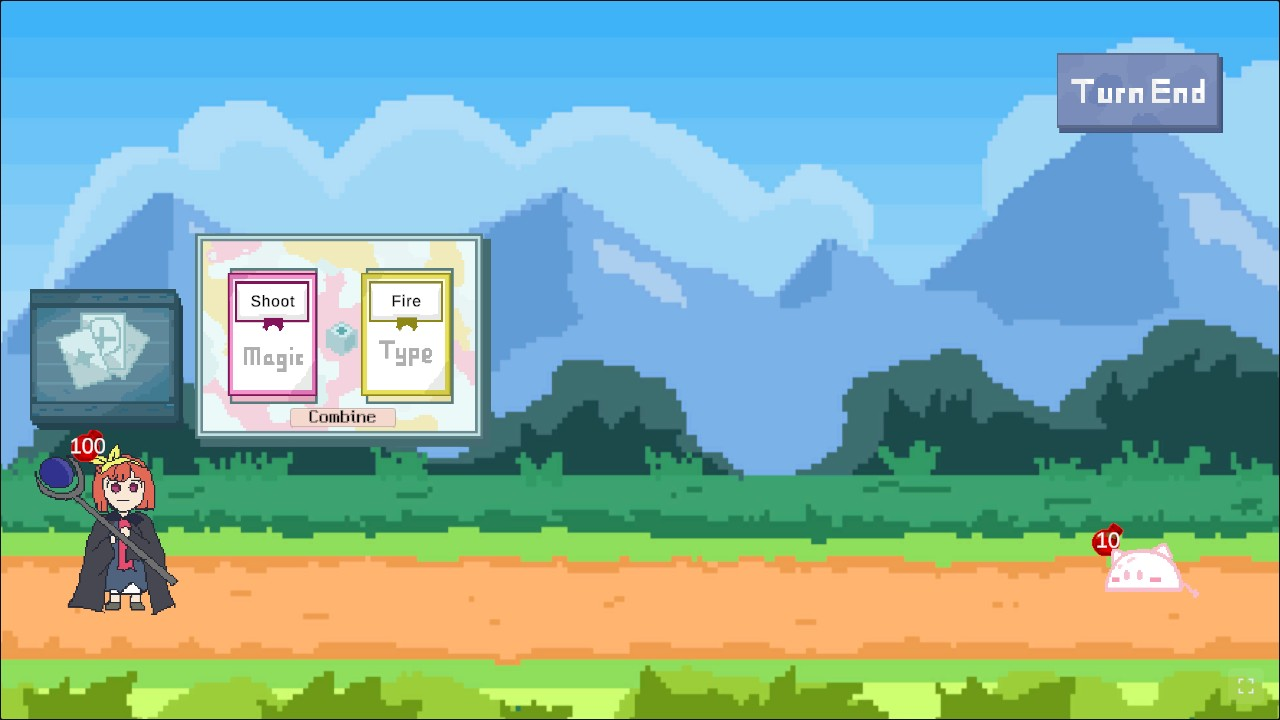
#> input picture docs/images/combat.jpg, 1280 x 720 px
$ python -i rock.py   (imports and definitions only)
#> lines starting #> are read from the running program, lines starting #| are printed output that depends on the picture
### docs/design/spell-effects/common.py
"""마법 이펙트 시트의 공용 규칙: 프레임 크기, 시트 저장, 미리보기.

픽셀 크기: 슬라임 스프라이트의 한 픽셀은 화면에서 약 0.039 unit 이다.
Shoot·Drop·Hit 프레임은 128px 를 PPU 128 로 가져와 prefab scale 5 에서 5 unit,
Explode 프레임은 256px 를 PPU 256 으로 가져와 prefab scale 10 에서 10 unit 이 된다.
두 경우 모두 한 픽셀이 0.039 unit 이라 슬라임과 픽셀 크기가 같다.
"""
from __future__ import annotations

from pathlib import Path

from PIL import Image

REPO_ROOT = Path(__file__).resolve().parents[3]
ART_ROOT = REPO_ROOT / "Assets" / "Art" / "Combat" / "Spells"
PREVIEW_ROOT = Path(__file__).resolve().parent / "previews"

# 시트 종류별 프레임 크기와 프레임 수. build_unity_assets.py 도 이 값을 읽는다.
SHEET_SPECS = {
    # 오른쪽(+x)으로 날아가는 발사체. 반복 재생.
    "Shoot": {"frame": 128, "count": 4, "fps": 12, "loop": True},
    # 아래(-y)로 떨어지는 발사체. 반복 재생.
    "Drop": {"frame": 128, "count": 4, "fps": 12, "loop": True},
    # Shoot·Drop 이 적에게 닿은 자리에서 터지는 모양. 0.5 초 뒤 오브젝트가 사라진다.
    "Hit": {"frame": 128, "count": 6, "fps": 12, "loop": False},
    # 적 발밑에서 솟는 광역 마법. 0.5 초 뒤 오브젝트가 사라진다.
    "Explode": {"frame": 256, "count": 6, "fps": 12, "loop": False},
}

# Explode 프레임에서 지면이 놓이는 행. 프레임 중심이 월드 y=0 에 놓이고 적은
# y≈-3.3 에 서 있으므로, 위에서 218 행(월드 y≈-3.5)을 지면으로 쓴다.
EXPLODE_GROUND_ROW = 218

# 미리보기용 전투 화면: 1280x720, orthographic size 5 라서 1 unit 이 72px 이다.
COMBAT_SCREENSHOT = REPO_ROOT / "docs" / "images" / "combat.jpg"
SCREEN_PIXELS_PER_UNIT = 72
SPRITE_UNITS = {"Shoot": 5, "Drop": 5, "Hit": 5, "Explode": 10}


def new_frame(size: int) -> Image.Image:
    return Image.new("RGBA", (size, size), (0, 0, 0, 0))


# [69 lines left out: functions save_sheet, sheet_frame, _combat_scene, write_preview, not called in this run]

### docs/design/spell-effects/rock.py
"""바위 마법 시트 4장(RockShoot, RockDrop, RockHit, RockExplode)을 그린다."""
from __future__ import annotations

import math
import sys
from pathlib import Path

sys.path.insert(0, str(Path(__file__).parent))
import common  # noqa: E402
from PIL import Image  # noqa: E402
from common import DARK, HIGHLIGHT, LIGHT, MID, OUTLINE  # noqa: E402

# [1 line that did not run here, left out]
ELEMENT = "Rock"


# ---------------------------------------------------------------- helpers
# [34 lines left out: functions shade, mass, not called in this run]


def rotate(points, cx, cy, angle):
    c, s = math.cos(angle), math.sin(angle)
    return [(cx + (x - cx) * c - (y - cy) * s, cy + (x - cx) * s + (y - cy) * c) for x, y in points]


# [17 lines left out: functions blob, dust_group, not called in this run]


def dust(frame, x, y, r, alpha=190):
    """부드러운 먼지 구름 한 개. LIGHT 면에 HIGHLIGHT 로브, MID 외곽선, 명암·금 없음."""
    dust_group(frame, [(x, y, r)], alpha)


# [5 lines left out: function pebble, not called in this run]


# ---------------------------------------------------------------- Shoot
# 180도 대칭 바위. 프레임마다 45도씩 돌아 4프레임에 한 바퀴 반(=대칭 한 주기)을 돈다.
BOULDER = [26, 23, 25, 27, 24, 22, 26, 23, 25, 27, 24, 22, 26, 23, 25, 27]
BOULDER = BOULDER[:8] + BOULDER[:8]
BOULDER = [26, 23, 25, 27, 24, 22, 25, 24] * 2


def shoot_frame(i):
    f = common.new_frame(128)
    cx, cy = 80, 64
    angle = i * math.radians(45) / 1
    angle = i * math.pi / 4
    # 먼지 꼬리: 프레임마다 왼쪽으로 흐르며 크기가 변한다
    for k in range(3):
        x = cx - 28 - k * 13 - (i * 5) % 10
        y = cy + 12 - k * 2 + (4 if (k + i) % 2 else -3)
        dust(f, x, y, 9 - k * 1.5 + (i % 2))
    # 따라오는 자갈
    for k in range(2):
        pebble(f, cx - 34 - k * 18 - (i * 7) % 12, cy - 14 + k * 24 - (i % 2) * 3, 4, i + k)
    pts = blob(cx, cy, BOULDER, angle)

    def paint(l):
        common.polygon(l, pts, PAL[MID])

    # [12 lines left out: function detail, not called in this run]

    mass(f, paint, detail, dark=4, light=3)
    return f


def make_shoot():
    return [shoot_frame(i) for i in range(4)]


# ---------------------------------------------------------------- Drop
# [30 lines left out: function drop_frame, not called in this run]


def make_drop():
    return [drop_frame(i) for i in range(4)]


# ---------------------------------------------------------------- Hit
# [38 lines left out: function hit_frame, not called in this run]


def make_hit():
    return [hit_frame(i) for i in range(6)]


# ---------------------------------------------------------------- Explode
G = common.EXPLODE_GROUND_ROW
# (x 오프셋, 밑너비, 최대 높이, 기울기)
SPIKES = [(-78, 30, 95, -6), (78, 30, 90, 7), (-42, 38, 140, -8), (44, 38, 135, 9), (0, 48, 190, 3)]
# 프레임별 높이 비율 (마지막은 무너진 잔해)
RISE = [0.0, 0.3, 0.7, 1.0, 0.85, 0.0]


# [70 lines left out: functions spike, explode_frame, not called in this run]


def make_explode():
    return [explode_frame(i) for i in range(6)]


# [4 lines not run here, left out]

>>> import cv2
>>> picture = cv2.imread('../../images/combat.jpg', cv2.IMREAD_GRAYSCALE)
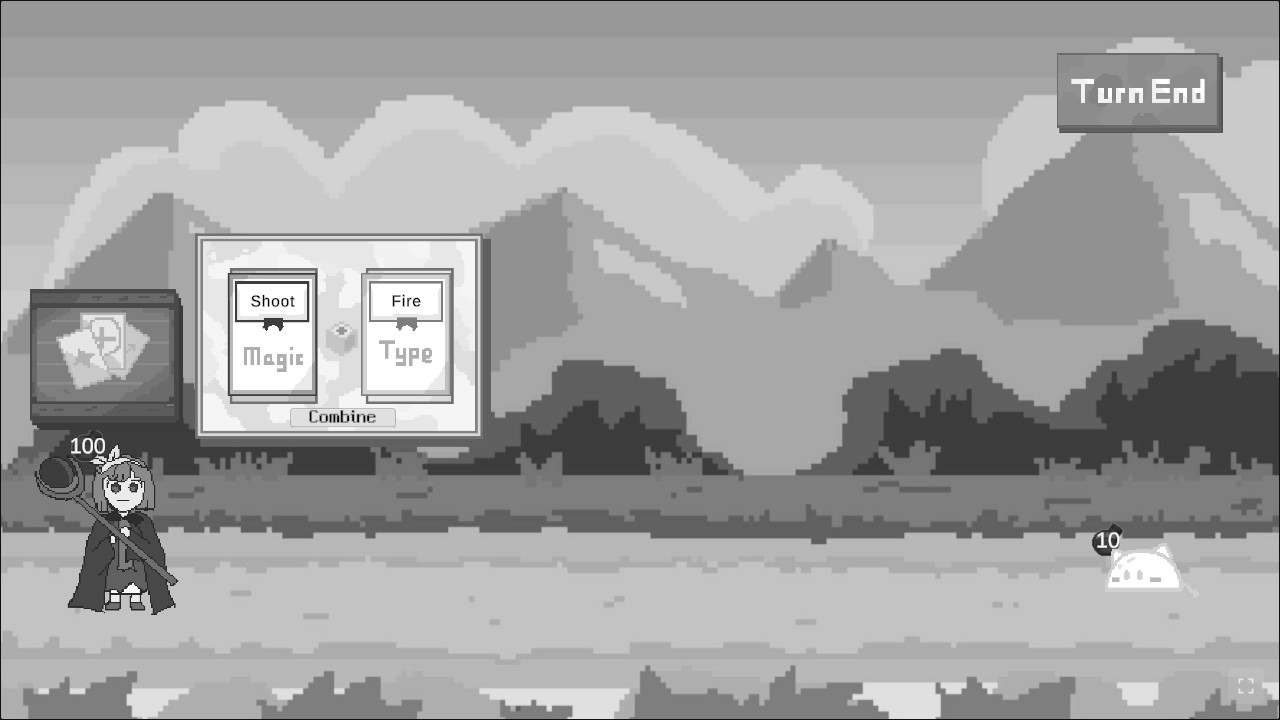
#> picture: shape (720, 1280); min 0, max 255, mean 161.3
>>> result = shoot_frame(picture)
#> in shoot_frame, `f = common.new_frame(128)`: f: PIL image 128x128 RGBA; every value is 0
#> in shoot_frame, `angle = i * math.radians(45) / 1`:
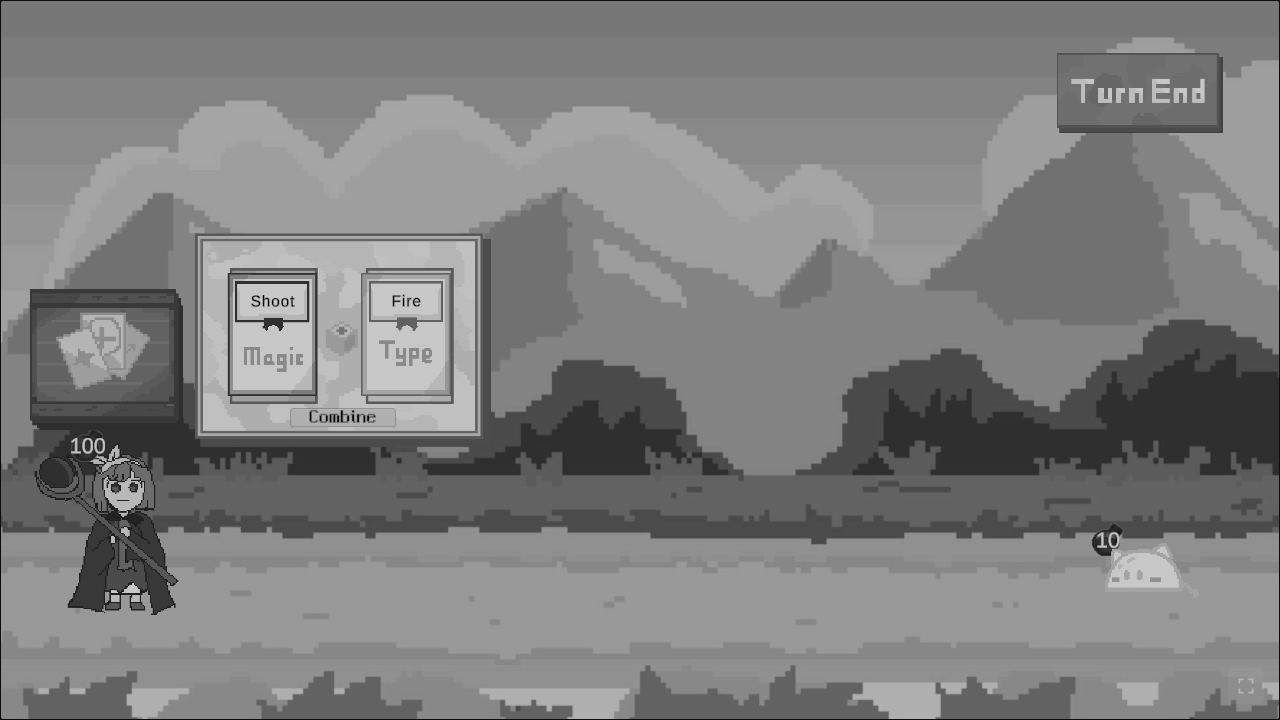
#> angle: shape (720, 1280) float64; min 0, max 200.3, mean 126.7
#> the loop in shoot_frame, `for k in range(3):` made 1 pass
#> pass 1, in shoot_frame, `x = cx - 28 - k * 13 - (i * 5) % 10`:
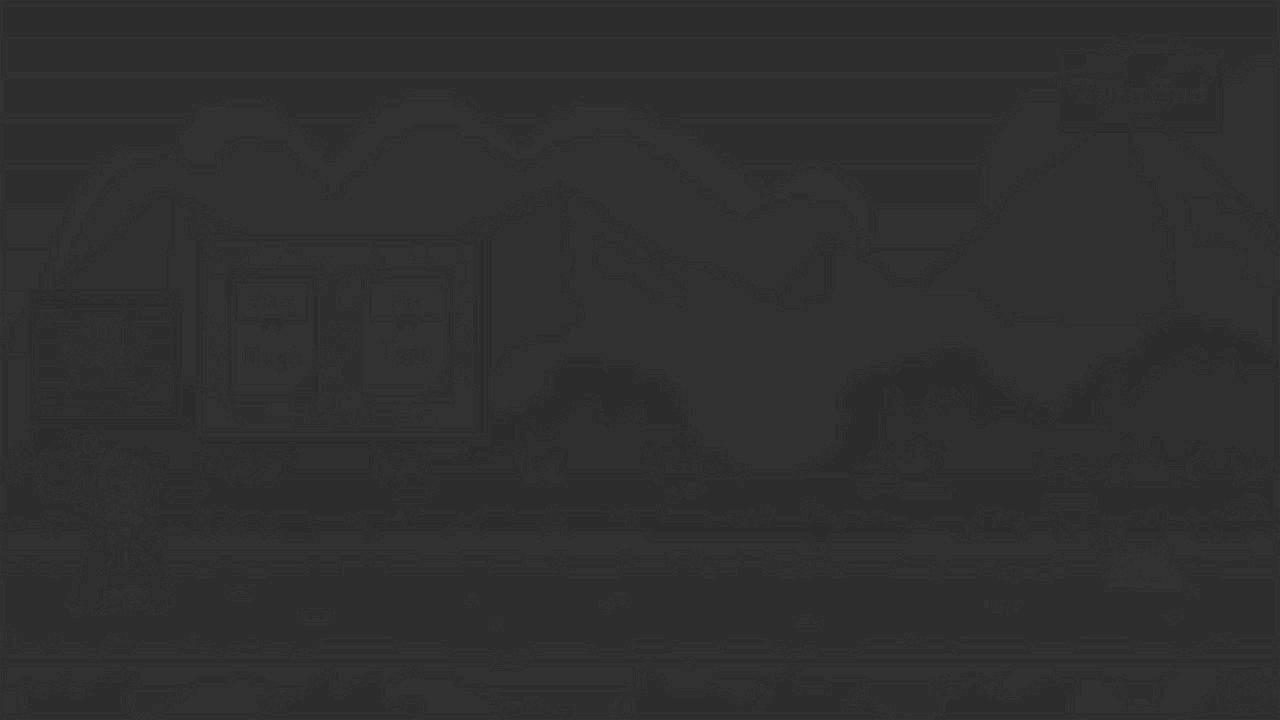
#> x: shape (720, 1280); min 43, max 52, mean 47.2
#> (the run stopped early here; a loop or call above may not have finished)
